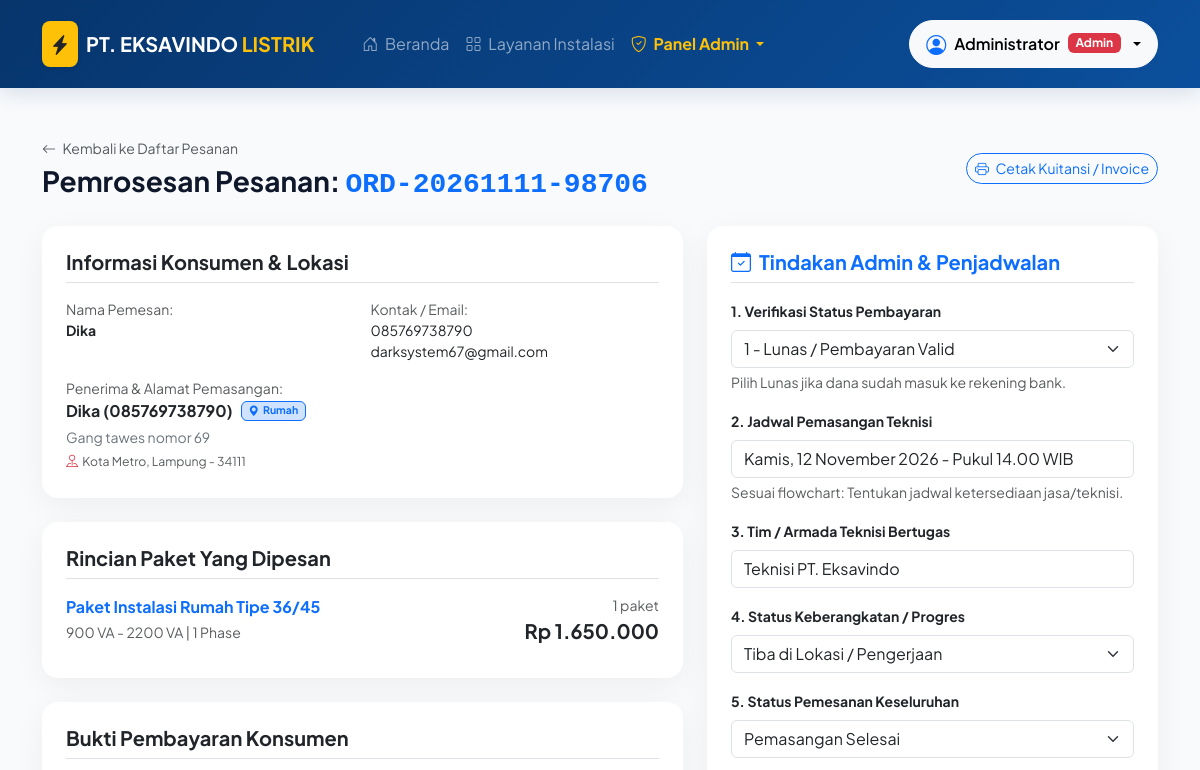
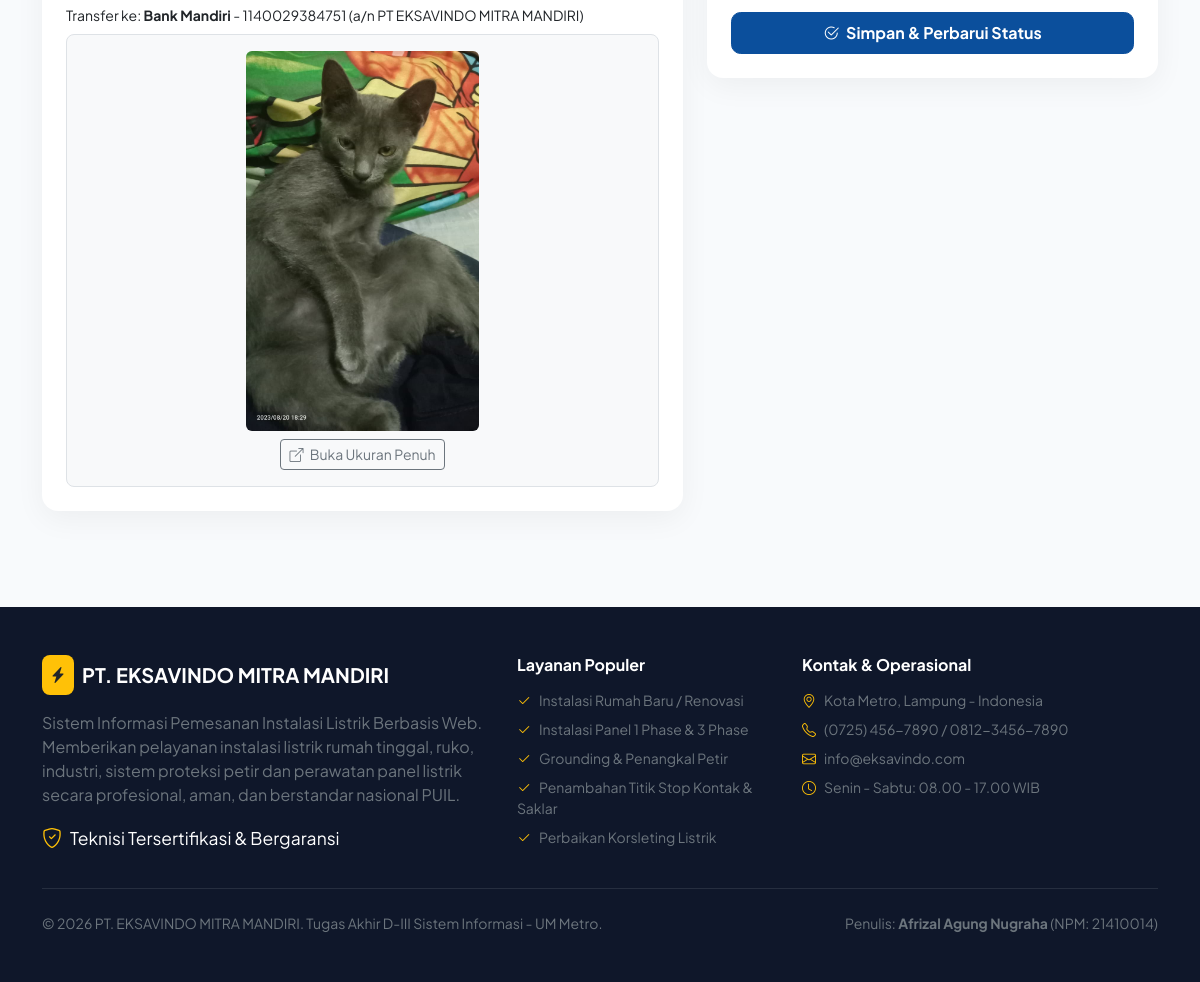
/index.php?page=admin_pesanan_detail&id=ORD-20261111-98706 (signed in), run on the app's committed database (2 pictures, top to bottom).
### tables this page shows
CREATE TABLE `pesanan` (
  `id_pesanan` varchar(50) NOT NULL,
  `id_produk` int(11) NOT NULL,
  `id_alamat` int(11) NOT NULL,
  `id_bank` int(11) NOT NULL,
  `id_user` char(8) NOT NULL,
  `ukuran_produk` varchar(10) DEFAULT NULL,
  `jml_beli` int(11) NOT NULL DEFAULT 1,
  `total_bayar` int(11) NOT NULL,
  `kurir` varchar(100) DEFAULT 'Teknisi PT. Eksavindo',
  `jadwal_pemasangan` varchar(50) DEFAULT NULL,
  `status_keberangkatan` int(11) DEFAULT 0,
  `metode_bayar` enum('manual_transfer','payment_gateway') NOT NULL DEFAULT 'payment_gateway',
  `bukti_transfer` varchar(255) DEFAULT NULL,
  `status_pembayaran` int(11) DEFAULT 0,
  `status_pemesanan` int(11) DEFAULT 0,
  `snap_token` varchar(255) DEFAULT NULL,
  `created_at` timestamp NOT NULL DEFAULT current_timestamp(),
  PRIMARY KEY (`id_pesanan`),
  KEY `fk_pesanan_produk` (`id_produk`),
  KEY `fk_pesanan_alamat` (`id_alamat`),
  KEY `fk_pesanan_bank` (`id_bank`),
  KEY `fk_pesanan_user` (`id_user`),
  CONSTRAINT `fk_pesanan_alamat` FOREIGN KEY (`id_alamat`) REFERENCES `alamat` (`id_alamat`) ON DELETE CASCADE,
  CONSTRAINT `fk_pesanan_bank` FOREIGN KEY (`id_bank`) REFERENCES `bank` (`id_bank`) ON DELETE CASCADE,
  CONSTRAINT `fk_pesanan_produk` FOREIGN KEY (`id_produk`) REFERENCES `produk` (`id_produk`) ON DELETE CASCADE,
  CONSTRAINT `fk_pesanan_user` FOREIGN KEY (`id_user`) REFERENCES `user` (`id_user`) ON DELETE CASCADE
);

CREATE TABLE `user` (
  `id_user` char(8) NOT NULL,
  `username` varchar(100) NOT NULL,
  `email` varchar(100) NOT NULL,
  `password` varchar(255) NOT NULL,
  `nomor_telp` varchar(20) DEFAULT NULL,
  `tanggal_lahir` date DEFAULT NULL,
  `foto_profil` varchar(100) DEFAULT 'default.png',
  `role_id` int(11) NOT NULL DEFAULT 2,
  `is_active` int(11) NOT NULL DEFAULT 1,
  `created_at` timestamp NOT NULL DEFAULT current_timestamp(),
  PRIMARY KEY (`id_user`),
  UNIQUE KEY `email` (`email`),
  KEY `fk_user_role` (`role_id`),
  CONSTRAINT `fk_user_role` FOREIGN KEY (`role_id`) REFERENCES `role` (`id`) ON DELETE CASCADE
);

CREATE TABLE `alamat` (
  `id_alamat` int(11) NOT NULL AUTO_INCREMENT,
  `alamat` varchar(255) NOT NULL,
  `penerima` varchar(100) NOT NULL,
  `telepon_penerima` varchar(50) NOT NULL,
  `id_user` char(8) NOT NULL,
  `tipe_alamat` varchar(50) DEFAULT 'Rumah',
  `kota` varchar(100) DEFAULT 'Kota Metro',
  `provinsi` varchar(100) DEFAULT 'Lampung',
  `kode_pos` varchar(20) DEFAULT '34111',
  `catatan_patokan` varchar(255) DEFAULT NULL,
  PRIMARY KEY (`id_alamat`),
  KEY `fk_alamat_user` (`id_user`),
  CONSTRAINT `fk_alamat_user` FOREIGN KEY (`id_user`) REFERENCES `user` (`id_user`) ON DELETE CASCADE
);

CREATE TABLE `produk` (
  `id_produk` int(11) NOT NULL AUTO_INCREMENT,
  `nama_produk` varchar(100) NOT NULL,
  `label_produk` varchar(100) DEFAULT NULL,
  `ukuran` varchar(100) DEFAULT NULL,
  `daya` varchar(100) DEFAULT NULL,
  `id_kategori` int(11) NOT NULL,
  `deskripsi_produk` text DEFAULT NULL,
  `harga` int(11) NOT NULL,
  `foto_produk` varchar(100) DEFAULT 'default_product.jpg',
  `stok` int(11) NOT NULL DEFAULT 10,
  `terjual` int(11) NOT NULL DEFAULT 0,
  `created_at` timestamp NOT NULL DEFAULT current_timestamp(),
  PRIMARY KEY (`id_produk`),
  KEY `fk_produk_kategori` (`id_kategori`),
  CONSTRAINT `fk_produk_kategori` FOREIGN KEY (`id_kategori`) REFERENCES `kategori` (`id_kategori`) ON DELETE CASCADE
);

CREATE TABLE `bank` (
  `id_bank` int(11) NOT NULL AUTO_INCREMENT,
  `nama_bank` varchar(100) NOT NULL,
  `norek` varchar(150) NOT NULL,
  `atas_nama` varchar(100) NOT NULL,
  PRIMARY KEY (`id_bank`)
);

### config/app.php (called while the page is built, shortened)
<?php
function rupiah($nominal) {
    return 'Rp ' . number_format($nominal, 0, ',', '.');
}

### views/admin/pesanan_detail.php (the view, shortened to what this page needs)
<?php
$id_pesanan = $_GET['id'] ?? '';
$db = Database::connect();
$sql = "SELECT p.*, pr.nama_produk, pr.daya, pr.ukuran, pr.harga AS harga_asli,
               b.nama_bank, b.norek, b.atas_nama,
               a.alamat, a.penerima, a.telepon_penerima, a.tipe_alamat, a.kota, a.provinsi, a.kode_pos, a.catatan_patokan,
               u.username, u.email, u.nomor_telp
        FROM pesanan p
        JOIN produk pr ON p.id_produk = pr.id_produk
        JOIN bank b ON p.id_bank = b.id_bank
        JOIN alamat a ON p.id_alamat = a.id_alamat
        JOIN user u ON p.id_user = u.id_user
        WHERE p.id_pesanan = ?";
$stmt = $db->prepare($sql);
$stmt->execute([$id_pesanan]);
$pesanan = $stmt->fetch();
require_once __DIR__ . '/../layouts/header.php';
?>
<div class="container py-5">
    <div class="d-flex justify-content-between align-items-center mb-4">
        <div>
            <a href="index.php?page=admin_pesanan" class="text-decoration-none small text-muted"><i class="bi bi-arrow-left me-1"></i> Kembali ke Daftar Pesanan</a>
            <h3 class="fw-bold mb-0 mt-1">Pemrosesan Pesanan: <span class="text-primary font-monospace"><?= htmlspecialchars($pesanan['id_pesanan']) ?></span></h3>
        </div>
        <div>
            <a href="index.php?page=kuitansi&id=<?= $pesanan['id_pesanan'] ?>" target="_blank" class="btn btn-outline-primary rounded-pill btn-sm">
                <i class="bi bi-printer me-1"></i> Cetak Kuitansi / Invoice
            </a>
        </div>
    </div>
    <div class="row g-4">
        <div class="col-lg-7">
            <div class="card card-custom p-4 mb-4">
                <h5 class="fw-bold mb-3 border-bottom pb-2">Informasi Konsumen & Lokasi</h5>
                <div class="row g-3 small">
                    <div class="col-sm-6">
                        <span class="text-muted d-block">Nama Pemesan:</span>
                        <strong><?= htmlspecialchars($pesanan['username']) ?></strong>
                    </div>
                    <div class="col-sm-6">
                        <span class="text-muted d-block">Kontak / Email:</span>
                        <div><?= htmlspecialchars($pesanan['nomor_telp'] ?: '-') ?></div>
                        <div><?= htmlspecialchars($pesanan['email']) ?></div>
                    </div>
                    <div class="col-12">
                        <span class="text-muted d-block">Penerima & Alamat Pemasangan:</span>
                        <div class="d-flex align-items-center gap-2 mb-1">
                            <strong class="fs-6"><?= htmlspecialchars($pesanan['penerima']) ?> (<?= htmlspecialchars($pesanan['telepon_penerima']) ?>)</strong>
                            <span class="badge bg-primary-subtle text-primary border border-primary small">
                                <i class="bi bi-geo-alt-fill me-1"></i><?= htmlspecialchars($pesanan['tipe_alamat'] ?? 'Rumah') ?>
                            </span>
                        </div>
                        <p class="mb-1 text-secondary"><?= htmlspecialchars($pesanan['alamat']) ?></p>
                        <div class="small text-muted mb-1">
                            <i class="bi bi-pin-map text-danger me-1"></i><?= htmlspecialchars($pesanan['kota'] ?? 'Kota Metro') ?>, <?= htmlspecialchars($pesanan['provinsi'] ?? 'Lampung') ?> <?= !empty($pesanan['kode_pos']) ? '- ' . htmlspecialchars($pesanan['kode_pos']) : '' ?>
                        </div>
                    </div>
                </div>
            </div>
            <div class="card card-custom p-4 mb-4">
                <h5 class="fw-bold mb-3 border-bottom pb-2">Rincian Paket Yang Dipesan</h5>
                <div class="d-flex justify-content-between align-items-center mb-2">
                    <div>
                        <h6 class="fw-bold text-primary mb-1"><?= htmlspecialchars($pesanan['nama_produk']) ?></h6>
                        <span class="text-muted small"><?= htmlspecialchars($pesanan['daya'] ?: '-') ?> | <?= htmlspecialchars($pesanan['ukuran'] ?: '-') ?></span>
                    </div>
                    <div class="text-end">
                        <div class="text-muted small"><?= $pesanan['jml_beli'] ?> paket</div>
                        <div class="fw-bold fs-5 text-dark"><?= rupiah($pesanan['total_bayar']) ?></div>
                    </div>
                </div>
            </div>
            <div class="card card-custom p-4">
                <h5 class="fw-bold mb-3 border-bottom pb-2">Bukti Pembayaran Konsumen</h5>
                <div class="mb-2 small">
                    Transfer ke: <strong><?= htmlspecialchars($pesanan['nama_bank']) ?></strong> - <?= htmlspecialchars($pesanan['norek']) ?> (a/n <?= htmlspecialchars($pesanan['atas_nama']) ?>)
                </div>
                <?php if ($pesanan['bukti_transfer']): ?>
                    <div class="text-center p-3 bg-light rounded-3 border">
                        <a href="uploads/bukti/<?= htmlspecialchars($pesanan['bukti_transfer']) ?>" target="_blank">
                            <img src="uploads/bukti/<?= htmlspecialchars($pesanan['bukti_transfer']) ?>" alt="Bukti Transfer" class="img-fluid rounded" style="max-height: 380px;">
                        </a>
                        <div class="mt-2">
                            <a href="uploads/bukti/<?= htmlspecialchars($pesanan['bukti_transfer']) ?>" target="_blank" class="btn btn-sm btn-outline-secondary">
                                <i class="bi bi-box-arrow-up-right me-1"></i> Buka Ukuran Penuh
                            </a>
                        </div>
                    </div>
                <?php else: ?>
                    <div class="alert alert-warning small mb-0">Belum ada file bukti transfer yang diunggah.</div>
                <?php endif; ?>
            </div>
        </div>
        <div class="col-lg-5">
            <div class="card card-custom p-4 sticky-top" style="top: 100px;">
                <h5 class="fw-bold mb-3 border-bottom pb-2 text-primary">
                    <i class="bi bi-calendar-check me-2"></i>Tindakan Admin & Penjadwalan
                </h5>
                <form action="index.php?page=admin_pesanan_update" method="POST">
                    <div class="mb-3">
                        <label class="form-label small fw-bold">1. Verifikasi Status Pembayaran</label>
                        <select name="status_pembayaran" class="form-select">
                            <option value="1" <?= ($pesanan['status_pembayaran'] == 1) ? 'selected' : '' ?>>1 - Lunas / Pembayaran Valid</option>
                        </select>
                        <div class="form-text small">Pilih Lunas jika dana sudah masuk ke rekening bank.</div>
                    </div>
                    <div class="mb-3">
                        <label class="form-label small fw-bold">2. Jadwal Pemasangan Teknisi</label>
                        <input type="text" name="jadwal_pemasangan" class="form-control" placeholder="Contoh: Kamis, 20 Nov 2026 - Pukul 09.00 WIB" value="<?= htmlspecialchars($pesanan['jadwal_pemasangan'] ?? '') ?>">
                        <div class="form-text small">Sesuai flowchart: Tentukan jadwal ketersediaan jasa/teknisi.</div>
                    </div>
                    <div class="mb-3">
                        <label class="form-label small fw-bold">3. Tim / Armada Teknisi Bertugas</label>
                        <input type="text" name="kurir" class="form-control" placeholder="Contoh: Tim 1 (Bpk. Joko & Bpk. Rudi)" value="<?= htmlspecialchars($pesanan['kurir'] ?? 'Teknisi PT. Eksavindo') ?>">
                    </div>
                    <div class="mb-3">
                        <label class="form-label small fw-bold">4. Status Keberangkatan / Progres</label>
                        <select name="status_keberangkatan" class="form-select">
                            <option value="3" <?= ($pesanan['status_keberangkatan'] == 3) ? 'selected' : '' ?>>Tiba di Lokasi / Pengerjaan</option>
                        </select>
                    </div>
                    <div class="mb-4">
                        <label class="form-label small fw-bold">5. Status Pemesanan Keseluruhan</label>
                        <select name="status_pemesanan" class="form-select">
                            <option value="2" <?= ($pesanan['status_pemesanan'] == 2) ? 'selected' : '' ?>>Pemasangan Selesai</option>
                        </select>
                    </div>
                    <button type="submit" class="btn btn-primary-custom w-100 py-2 fw-bold">
                        <i class="bi bi-check2-circle me-1"></i> Simpan & Perbarui Status
                    </button>
                </form>
            </div>
        </div>
    </div>
</div>
<?php require_once __DIR__ . '/../layouts/footer.php'; ?>

### data on the page
pesanan: id_pesanan "ORD-20261111-98706", id_user.username "Dika", id_user.nomor_telp "085769738790", id_user.email "darksystem67@gmail.com", id_alamat.penerima "Dika", id_alamat.telepon_penerima "085769738790", id_alamat.tipe_alamat "Rumah", id_alamat.alamat "Gang tawes nomor 69", id_alamat.kota "Kota Metro", id_alamat.provinsi "Lampung", id_alamat.kode_pos "34111", id_produk.nama_produk "Paket Instalasi Rumah Tipe 36/45", id_produk.daya "900 VA - 2200 VA", id_produk.ukuran "1 Phase", jml_beli "1", total_bayar "Rp 1.650.000", id_bank.nama_bank "Bank Mandiri", id_bank.norek "1140029384751", id_bank.atas_nama "PT EKSAVINDO MITRA MANDIRI", bukti_transfer (picture), status_pembayaran "1 - Lunas / Pembayaran Valid", jadwal_pemasangan "Kamis, 12 November 2026 - Pukul 14.00 WIB", kurir "Teknisi PT. Eksavindo", status_keberangkatan "Tiba di Lokasi / Pengerjaan", status_pemesanan "Pemasangan Selesai"

### other printed values
$currentUser['username'] "Administrator"
APP_NAME "PT. EKSAVINDO MITRA MANDIRI"
